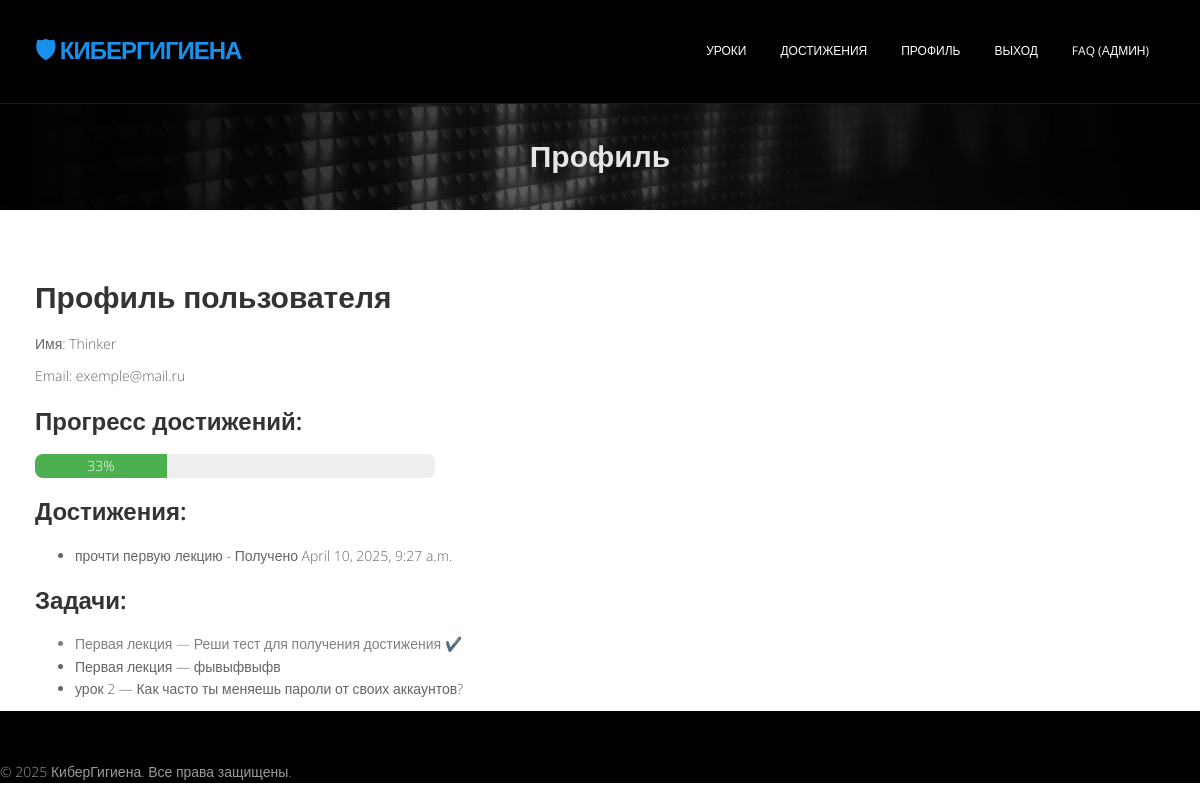
Page /profile/ (signed in) on the committed database.
### kyberapp/models.py (models this page shows, shortened)
class CustomUser(AbstractUser):
    email = models.EmailField(_('Электронная почта'), unique=True)
    avatar = models.ImageField(_('Аватар'), upload_to='avatars/', null=True,
                               blank=True)
    notify_by_email = models.BooleanField(_('Получать уведомления на почту'),
                                          default=True)
    progress = models.JSONField(_('Прогресс по урокам'),
                                default=dict)  # Пример: {"1": 75, "2": 100}
    class Meta:
        verbose_name = "Пользователь"
        verbose_name_plural = "Пользователи"

class UserAchievement(models.Model):
    user = models.ForeignKey('kyberapp.CustomUser', on_delete=models.CASCADE,
                             verbose_name='Пользователь')
    achievement = models.ForeignKey(Achievement, on_delete=models.CASCADE,
                                    verbose_name='Достижение')
    earned_at = models.DateTimeField(_('Дата получения'), auto_now_add=True)
    class Meta:
        unique_together = ('user', 'achievement')
        verbose_name = "Полученное достижение"
        verbose_name_plural = "Полученные достижения"

class Achievement(models.Model):
    title = models.CharField(_('Название'), max_length=255)
    description = models.TextField(_('Описание'))
    icon = models.ImageField(_('Иконка достижения'), upload_to='achievements/')
    condition = models.CharField(_('Условие получения'),
                                 max_length=255)  # Пример: "finish_5_lessons"
    class Meta:
        verbose_name = "Достижение"
        verbose_name_plural = "Достижения"

class Task(models.Model):
    lesson = models.ForeignKey(Lesson, related_name='tasks',
                               on_delete=models.CASCADE, verbose_name='Урок')
    question = models.TextField(_('Вопрос'))
    points = models.PositiveIntegerField(_('Баллы за выполнение'), default=10)
    achievement = models.ForeignKey(
        Achievement, null=True, blank=True,
        on_delete=models.SET_NULL,
        verbose_name='Достижение за выполнение'
    )
    class Meta:
        verbose_name = "Задача"
        verbose_name_plural = "Задачи"

class Lesson(models.Model):
    title = models.CharField(_('Название урока'), max_length=255)
    description = models.TextField(_('Описание'))
    video_url = models.URLField(_('Ссылка на видео'), blank=True, null=True)
    image = models.ImageField(_('Изображение'), upload_to='lessons/',
                              null=True, blank=True)
    created_at = models.DateTimeField(_('Дата создания'), auto_now_add=True)
    class Meta:
        verbose_name = "Урок"
        verbose_name_plural = "Уроки"

### kyberapp/views.py (the view)
# urls.py: path('profile/', views.profile, name='profile'),
@login_required
def profile(request):
    user = request.user  # Получаем текущего пользователя
    user_achievements = UserAchievement.objects.filter(user=user)  # Все достижения пользователя
    earned_achievement_ids = user_achievements.values_list('achievement_id', flat=True)  # IDs достигнутых достижений
    all_tasks = Task.objects.select_related('lesson', 'achievement')  # Все задачи, связанные с уроками и достижениями
    tasks_with_status = []  # Список для хранения задач с их статусом (выполнил/не выполнил)
    for task in all_tasks:
        is_completed = task.achievement_id in earned_achievement_ids if task.achievement else False
        tasks_with_status.append((task, is_completed))
    total_achievements = Achievement.objects.count()  # Всего достижений
    earned_achievements = user_achievements.count()  # Достигнутые достижения
    progress_percent = int((earned_achievements / total_achievements) * 100) if total_achievements else 0  # Процент выполненных достижений
    return render(
        request,
        "kyberapp/profile.html",
        {
            'user': user,
            'user_achievements': user_achievements,
            'progress_percent': progress_percent,
            'tasks_with_status': tasks_with_status,
        }
    )

### kyberapp/templates/kyberapp/profile.html (shortened to what this page needs)
{% extends "kyberapp/base.html" %}
{% block page_name %}Профиль{% endblock %}
{% block content %}
    <h2>Профиль пользователя</h2>
    <p>Имя: {{ user.username }}</p>
    <p>Email: {{ user.email }}</p>
    <h3>Прогресс достижений:</h3>
    <div style="background-color: #eee; border-radius: 8px; overflow: hidden; width: 100%; max-width: 400px; margin-bottom: 20px;">
        <div style="background-color: #4caf50; width: {{ progress_percent }}%; height: 24px; color: white; text-align: center; line-height: 24px;">
            {{ progress_percent }}%
        </div>
    </div>
    <h3>Достижения:</h3>
    <ul>
        {% for achievement in user_achievements %}
            <li>{{ achievement.achievement.title }} - Получено {{ achievement.earned_at }}</li>
        {% empty %}
            <li>Пока нет достижений. Всё впереди! 🚀</li>
        {% endfor %}
    </ul>
    <h3>Задачи:</h3>
    <ul>
        {% for task, completed in tasks_with_status %}
            <li style="{% if completed %}color: gray;{% endif %}">
                {{ task.lesson.title }} — {{ task.question }}
                {% if completed %}✔️{% endif %}
            </li>
        {% endfor %}
    </ul>
{% endblock %}

### kyberapp/static/css/style.css (style rules this page uses)
body { font-family:'Open Sans', Arial, sans-serif; font-size:14px; font-weight:300; line-height:1.6em; color:#656565; }
h1,h2, h3, h4, h5, h6 { font-family:'Open Sans', Arial, sans-serif; font-weight: 600; line-height:1.1em; color:#333; margin-bottom: 20px; }

### rows in the picture
CustomUser: username "Thinker", email "exemple@mail.ru"
UserAchievement: achievement "прочти первую лекцию", earned_at "April 10, 2025, 9:27 a.m."
Task: lesson "Первая лекция", question "Реши тест для получения достижения"
Task: lesson "Первая лекция", question "фывыфвыфв"
Task: lesson "урок 2", question "Как часто ты меняешь пароли от своих аккаунтов?"

### other values in the picture
{{ progress_percent }} "33"
{{ year|default:2025 }} "2025"
